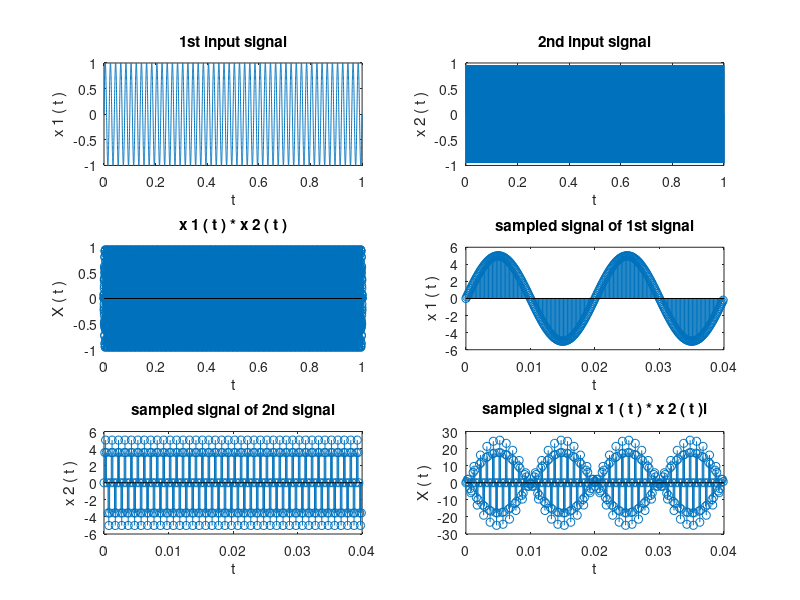

This figure's MATLAB source:
t=[0:0.0001:1]; 

y1=sin(2*pi*50.*t); 

sf1=8000; 

T1=1/sf1; 

n=0:319; 

Y1=5*sin(2*pi*50*n*T1); 

  

  

y2=sin(2*pi*1000.*t); 

sf2=8000; 

T2=1/sf2; 

Y2=5*sin(2*pi*1000*n*T2); 

  

Y=Y1.*Y2; 

  

subplot(3,2,1); 

plot(t,y1); title("1st input signal");xlabel("t");ylabel("x 1 ( t )"); 

subplot(3,2,2); 

plot(t,y2);title("2nd input signal");xlabel("t");ylabel("x 2 ( t )"); 

subplot(3,2,3); 

stem(t,y1.*y2);title("x 1 ( t ) * x 2 ( t )");xlabel("t");ylabel("X ( t )"); 

subplot(3,2,4); 

stem(n*T2,Y1);title("sampled signal of 1st signal");xlabel("t");ylabel("x 1 ( t )"); 

subplot(3,2,5); 

stem(n*T1,Y2);title("sampled signal of 2nd signal");xlabel("t");ylabel("x 2 ( t )"); 

subplot(3,2,6); 

stem(n*T1,Y);title("sampled signal x 1 ( t ) * x 2 ( t )l");xlabel("t");ylabel("X ( t )");
